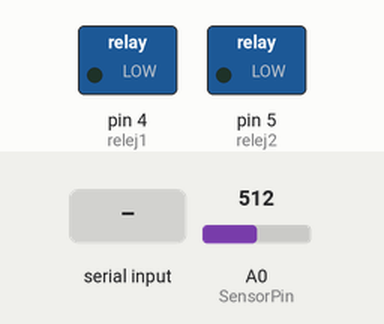
Simulated run of this sketch. Board: Arduino Uno, built with avr-gcc and run on an emulated ATmega328P. Parts: switched loads named in the sketch (green lamp = pin HIGH). The inputs (shaded band) are chosen by the test bench; at power-on: A0 (SensorPin) = 512. What the sketch prints to the serial monitor is not drawn.

Above: at 1.2 s.
1.3 s: "manual" received over Serial
At 2.6 s:
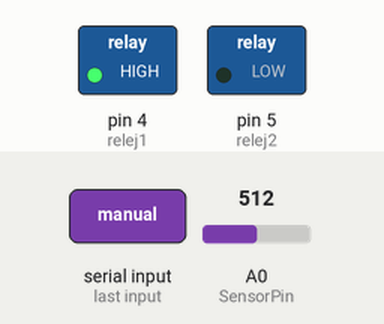
6.3 s: "auto" received over Serial
At 7.6 s:
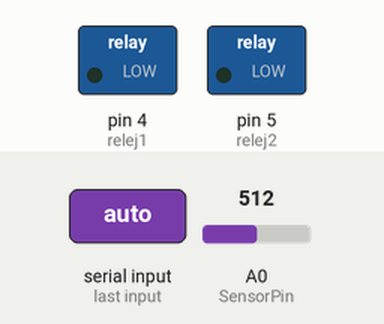
8.8 s: "upali" received over Serial
At 10.7 s:
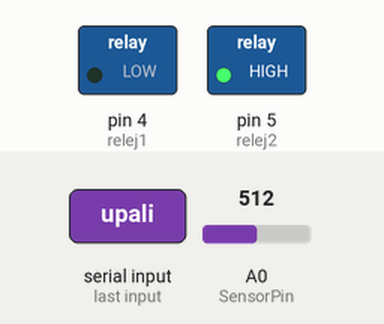
11.3 s: "manual" received over Serial
At 12.6 s:
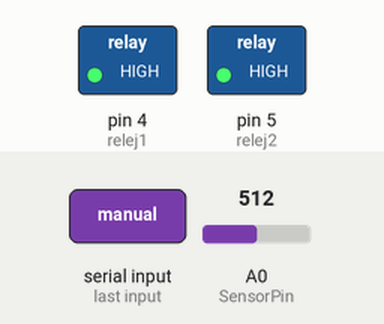
Timing chart, 0 to 14.3 s (numbered marks = the images above; inputs shaded):
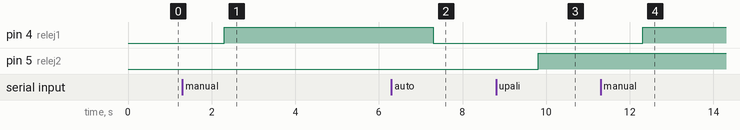

Measured:
- after the input at 1.3 s, pin 4 (relej1): LOW → HIGH after 1.0 s
- after the input at 6.3 s, pin 4 (relej1): HIGH → LOW after 1.0 s
- after the input at 8.8 s, pin 5 (relej2): LOW → HIGH after 1.0 s
- after the input at 11.3 s, pin 4 (relej1): LOW → HIGH after 1.0 s

The sketch:

BluethoothAndLM35.cab.ino
```cpp
#include <TimerOne.h>

#define SensorPin A0
const unsigned long SensorReadPeriod = 10000; //microseconds
//Temperature variable
volatile  int CurrentTemp;
volatile  int TempSum;
volatile  int Temp;
volatile int counter =0;
volatile const int SamplesNo = 100;
bool cekamoOdgovor = false;
//ako je true onda kada stigne potvrdan odgovor palimo sijalicu, a ako je false onda je gasimo
bool upali = true;

//kada je HIGH vrednost releju su ukljuceni
//menja rezim rada izmedju prekidaca i releja2, kada je relej1 = HIGH onda redi prekidac,a kada je relej1 = LOW onda relej2 kontrolise diodu
//tj. kada je relej1 HIGH onda je rezim manualni(rucni), inace kada je relej1=LOW rezim je automacki
const unsigned int relej1 = 4;
//relej2 kontrolise diodu kada je rezim upravljanja autom
const unsigned int relej2 = 5;
void TimerISR()
{
CurrentTemp=(analogRead(SensorPin)*500.0)/1024.0;

Serial.println(CurrentTemp);

//Add to the temperature sum;

TempSum+=CurrentTemp;
counter++;
if(counter == SamplesNo){
//Count average
Temp = TempSum/SamplesNo;

TempSum = 0;
counter = 0;

}
}

void setup() {
  // put your setup code here, to run once:
  //analogReference(INTERNAL);
  pinMode(SensorPin,INPUT);
  pinMode(relej1,OUTPUT);
  pinMode(relej2,OUTPUT);
  digitalWrite(relej1,LOW);
  digitalWrite(relej2,LOW);
  Serial.begin(9600);
  Timer1.initialize(SensorReadPeriod);
  Timer1.attachInterrupt(TimerISR);
}

void loop() {


  //ako ima neprocitanih poruka
  if(Serial.available() > 0)
  {
  //citamo poruku
  String msg = Serial.readString();
  //ako ne cekamo na odgovor
  if(cekamoOdgovor == false)
  {
  //ukoliko se trazi temperatura
  if(msg == "temp")
  {
   Serial.println("temeratura je");
   Serial.println(Temp);
  }
  //ukoliko se zeli da se predje u rezim rada auto
  else if(msg == "auto")
  {
    digitalWrite(relej1,LOW);
    Serial.println("pokrenut rezim auto");
  }
  //ukoliko se zeli da se predje u rezim manualni
  else if(msg == "manual")
  {
    digitalWrite(relej1,HIGH);
   Serial.println("pokrenut rezim manual");

  }
  //ukoliko je komanda upali i rezim rada je automatik
  else if(msg == "upali" && digitalRead(relej1)==LOW)
  {

    digitalWrite(relej2,HIGH);
    Serial.println("sijalica je upaljena");
  }
  //ukoliko je komanda ugasi i rezim rada je automatik
  else if(msg == "ugasi" && digitalRead(relej1)==LOW)
  {
    digitalWrite(relej2,LOW);
    Serial.println("sijalica je ugasena");
  }
  //ukoliko je komanda upali i rezim rada je manualni
  else if(msg == "upali")
  {
    //specifikujemo kakav odgovor cekamao
    cekamoOdgovor = true;
    upali = true;
    //poruka korisniku
    Serial.println("Da li zelis da predjes u rezim auto");
  }
  //ukoliko je komanda ugasi i rezim rada je manualni
   else if(msg == "ugasi")
  {
    //specifikujemo kakav odgovor cekamo
    cekamoOdgovor = true;
    upali = false;
    //poruka korisniku
    Serial.println("Da li zelis da predjes u rezim auto");
  }

  }
  else
  {
    cekamoOdgovor = false;
    if(msg == "da")
    {
      digitalWrite(relej1,LOW);
      Serial.println("pokrenut rezim auto");
      if(upali)
      digitalWrite(relej2,HIGH);
      else
      digitalWrite(relej2,LOW);
    }
    else
    {
      Serial.println("rezim idalje manualni");
    }
  }

  }


}
```
